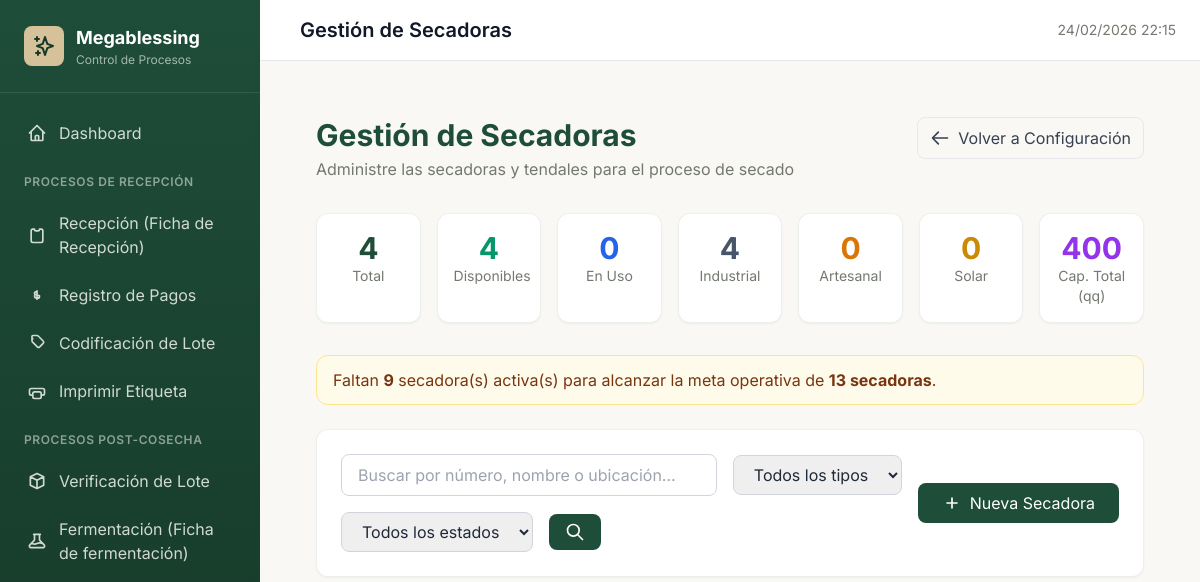
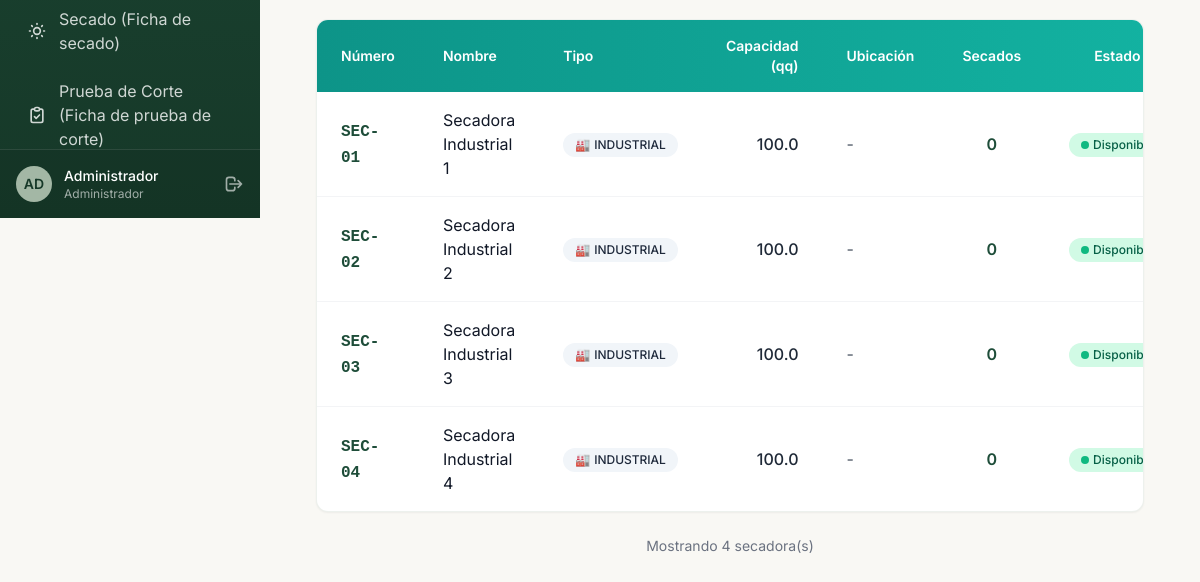
/configuracion/secadoras.php (signed in), run on an earlier commit of the app's database (2 pictures, top to bottom).
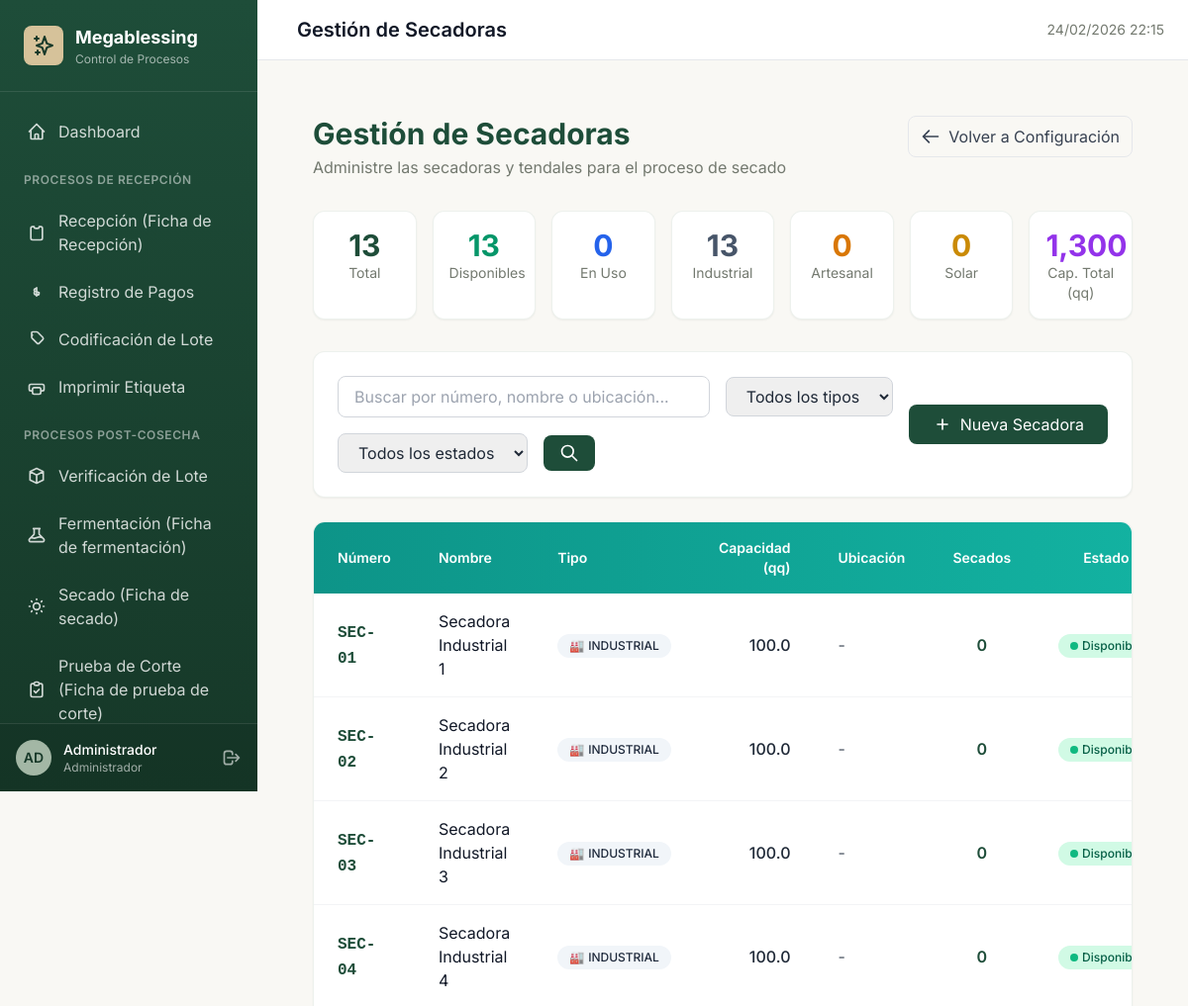
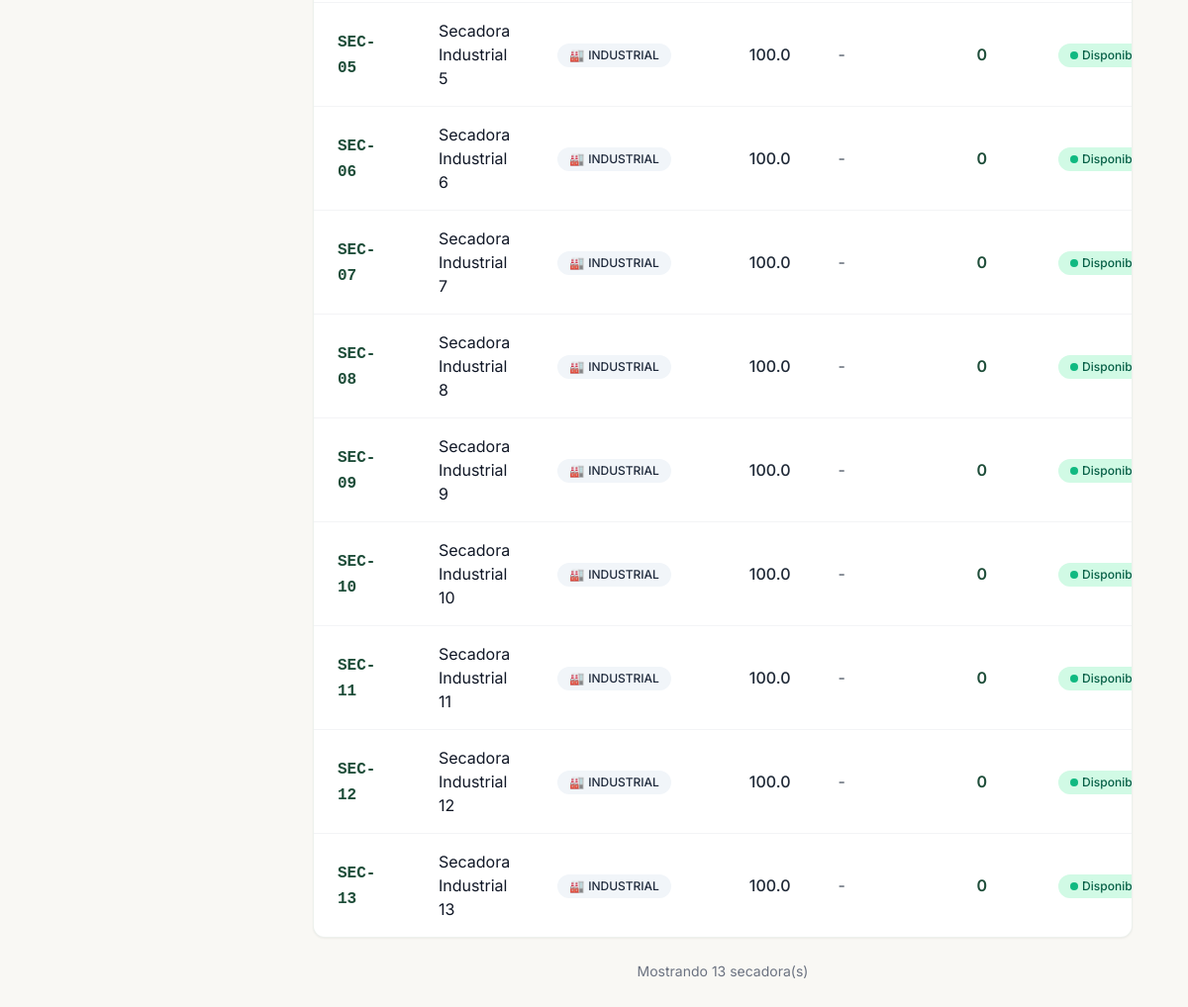
And on a later commit of the database (2 pictures, top to bottom).
### tables this page shows
CREATE TABLE IF NOT EXISTS `roles` (
    `id` INT PRIMARY KEY AUTO_INCREMENT,
    `nombre` VARCHAR(50) NOT NULL,
    `descripcion` TEXT,
    `permisos` JSON,
    `activo` TINYINT(1) DEFAULT 1,
    `created_at` TIMESTAMP DEFAULT CURRENT_TIMESTAMP
);

CREATE TABLE IF NOT EXISTS `secadoras` (
    `id` INT PRIMARY KEY AUTO_INCREMENT,
    `numero` VARCHAR(20) NOT NULL UNIQUE,
    `nombre` VARCHAR(100),
    `capacidad_qq` DECIMAL(10,2),
    `tipo` ENUM('INDUSTRIAL','ARTESANAL','SOLAR') DEFAULT 'INDUSTRIAL',
    `ubicacion` VARCHAR(100),
    `activo` TINYINT(1) DEFAULT 1,
    `created_at` TIMESTAMP DEFAULT CURRENT_TIMESTAMP
);

### core/Auth.php (called while the page is built, shortened)
<?php
class Auth {
    public static function ensureRolesCatalog(): void {
        try {
            $db = Database::getInstance();
            $existingRoles = $db->fetchAll("SELECT id, nombre FROM roles");
        } catch (Throwable $e) {
        }
    }
    public static function check() {
        return isset($_SESSION['logged_in']) && $_SESSION['logged_in'] === true;
    }
    public static function user() {
        return [
            'id' => $_SESSION['user_id'],
            'nombre' => $_SESSION['user_name'],
            'email' => $_SESSION['user_email'],
            'rol' => $_SESSION['user_rol'],
            'rol_id' => $_SESSION['user_rol_id'],
            'permisos' => $_SESSION['user_permisos']
        ];
    }
}

### core/Database.php (called while the page is built, shortened)
<?php
class Database {
    private static $instance = null;
    private $pdo;
    private function __construct() {
        try {
            $dsn = "mysql:host=" . DB_HOST . ";dbname=" . DB_NAME . ";charset=" . DB_CHARSET;
            $options = [
                PDO::ATTR_ERRMODE => PDO::ERRMODE_EXCEPTION,
                PDO::ATTR_DEFAULT_FETCH_MODE => PDO::FETCH_ASSOC,
                PDO::ATTR_EMULATE_PREPARES => false,
            ];
            $this->pdo = new PDO($dsn, DB_USER, DB_PASS, $options);
        } catch (PDOException $e) {
            if (APP_DEBUG) {
                die("Error de conexión: " . $e->getMessage());
            }
            die("Error de conexión a la base de datos");
        }
    }
    public static function getInstance() {
        if (self::$instance === null) {
            self::$instance = new self();
        }
        return self::$instance;
    }
    public function query($sql, $params = []) {
        $stmt = $this->pdo->prepare($sql);
        $stmt->execute($params);
        return $stmt;
    }
    public function fetchAll($sql, $params = []) {
        return $this->query($sql, $params)->fetchAll();
    }
}

### bootstrap.php (called while the page is built, shortened)
<?php
require_once BASE_PATH . '/core/Database.php';
require_once BASE_PATH . '/core/Auth.php';
Auth::ensureRolesCatalog();

### configuracion/secadoras.php (the view, shortened to what the rows shown need)
<?php
require_once __DIR__ . '/../bootstrap.php';
$db = Database::getInstance()->getConnection();
$where = [];
$params = [];
$whereClause = $where ? 'WHERE ' . implode(' AND ', $where) : '';
$stmt = $db->prepare("
    SELECT s.*,
           (SELECT COUNT(*) FROM registros_secado WHERE secadora_id = s.id) as total_secados,
           (SELECT COUNT(*) FROM registros_secado WHERE secadora_id = s.id AND estado = 'EN_PROCESO') as secados_activos
    FROM secadoras s
    $whereClause
    ORDER BY s.activo DESC, s.numero ASC
");
$stmt->execute($params);
$secadoras = $stmt->fetchAll(PDO::FETCH_ASSOC);
$pageTitle = 'Gestión de Secadoras';
?>
<div class="max-w-7xl mx-auto px-4 sm:px-6 lg:px-8 py-8">
    <div class="mb-8 flex flex-col gap-4 md:flex-row md:items-start md:justify-between">
        <div>
            <h1 class="text-3xl font-bold text-primary">Gestión de Secadoras</h1>
        </div>
    </div>
    <div class="bg-white rounded-xl shadow-sm border border-olive/20 overflow-hidden">
        <div class="overflow-x-auto">
            <table class="w-full">
                <thead class="bg-gradient-to-r from-teal-600 to-teal-500 text-white">
                    <tr>
                        <th class="px-6 py-4 text-left text-sm font-semibold">Número</th>
                        <th class="px-6 py-4 text-left text-sm font-semibold">Nombre</th>
                        <th class="px-6 py-4 text-left text-sm font-semibold">Tipo</th>
                        <th class="px-6 py-4 text-right text-sm font-semibold">Capacidad (qq)</th>
                        <th class="px-6 py-4 text-left text-sm font-semibold">Ubicación</th>
                        <th class="px-6 py-4 text-center text-sm font-semibold">Secados</th>
                        <th class="px-6 py-4 text-center text-sm font-semibold">Estado</th>
                    </tr>
                </thead>
                <tbody class="divide-y divide-gray-100">
                    <?php if (empty($secadoras)): ?>
                    <tr>
                        <td colspan="8" class="px-6 py-12 text-center text-gray-500">
                            <svg class="w-16 h-16 mx-auto mb-4 text-gray-300" fill="none" stroke="currentColor" viewBox="0 0 24 24">
                                <path stroke-linecap="round" stroke-linejoin="round" stroke-width="2" d="M12 3v1m0 16v1m9-9h-1M4 12H3m15.364 6.364l-.707-.707M6.343 6.343l-.707-.707m12.728 0l-.707.707M6.343 17.657l-.707.707M16 12a4 4 0 11-8 0 4 4 0 018 0z"/>
                            </svg>
                            <p class="text-lg font-medium">No se encontraron secadoras</p>
                            <p class="text-sm">Agregue una nueva secadora o modifique los filtros</p>
                        </td>
                    </tr>
                    <?php else: ?>
                    <?php foreach ($secadoras as $sec): ?>
                    <?php
                    $enUsoActual = $sec['secados_activos'] > 0;
                    $tipoColors = [
                        'INDUSTRIAL' => 'bg-slate-100 text-slate-800',
                        'ARTESANAL' => 'bg-amber-100 text-amber-800',
                        'SOLAR' => 'bg-yellow-100 text-yellow-800'
                    ];
                    $tipoIcons = [
                        'INDUSTRIAL' => '🏭',
                        'ARTESANAL' => '🧺',
                        'SOLAR' => '☀️'
                    ];
                    ?>
                    <tr class="hover:bg-ivory-white/50 transition-colors <?= !$sec['activo'] ? 'opacity-60' : '' ?>">
                        <td class="px-6 py-4">
                            <span class="font-mono font-semibold text-primary"><?= htmlspecialchars($sec['numero']) ?></span>
                        </td>
                        <td class="px-6 py-4 text-gray-900">
                            <?= htmlspecialchars($sec['nombre'] ?: '-') ?>
                        </td>
                        <td class="px-6 py-4">
                            <span class="inline-flex items-center gap-1 px-3 py-1 rounded-full text-xs font-medium <?= $tipoColors[$sec['tipo']] ?? 'bg-gray-100 text-gray-800' ?>">
                                <span><?= $tipoIcons[$sec['tipo']] ?? '' ?></span>
                                <?= htmlspecialchars($sec['tipo']) ?>
                            </span>
                        </td>
                        <td class="px-6 py-4 text-right font-medium">
                            <?= $sec['capacidad_qq'] ? number_format($sec['capacidad_qq'], 1) : '-' ?>
                        </td>
                        <td class="px-6 py-4 text-gray-600 truncate max-w-xs" title="<?= htmlspecialchars($sec['ubicacion'] ?? '') ?>">
                            <?= htmlspecialchars($sec['ubicacion'] ?: '-') ?>
                        </td>
                        <td class="px-6 py-4 text-center">
                            <div class="flex flex-col items-center">
                                <span class="font-semibold text-primary"><?= number_format($sec['total_secados']) ?></span>
                            </div>
                        </td>
                        <td class="px-6 py-4 text-center">
                            <?php if ($enUsoActual): ?>
                            <span class="inline-flex items-center gap-1 px-3 py-1 rounded-full text-xs font-medium bg-blue-100 text-blue-800">
                                <span class="w-2 h-2 rounded-full bg-blue-500 animate-pulse"></span>
                                En Uso
                            </span>
                            <?php else: ?>
                            <button onclick="toggleEstado(<?= $sec['id'] ?>)"
                                    class="inline-flex items-center gap-1 px-3 py-1 rounded-full text-xs font-medium transition-colors
                                           <?= $sec['activo'] ? 'bg-emerald-100 text-emerald-800 hover:bg-emerald-200' : 'bg-red-100 text-red-800 hover:bg-red-200' ?>">
                                <span class="w-2 h-2 rounded-full <?= $sec['activo'] ? 'bg-emerald-500' : 'bg-red-500' ?>"></span>
                                <?= $sec['activo'] ? 'Disponible' : 'Inactiva' ?>
                            </button>
                            <?php endif; ?>
                        </td>
                    </tr>
                    <?php endforeach; ?>
                    <?php endif; ?>
                </tbody>
            </table>
        </div>
    </div>
</div>
<?php
$content = ob_get_clean();
include __DIR__ . '/../templates/layouts/main.php';
?>

### templates/layouts/main.php (shortened to what the rows shown need)
<?php
$currentUser = Auth::user();
$assetVersion = static function (string $path): string {
    $mtime = @filemtime($path);
    return $mtime !== false ? (string) $mtime : date('YmdHis');
};
$cssVersion = $assetVersion(__DIR__ . '/../../assets/css/app.css');
?>
<!DOCTYPE html>
<html lang="es">
<head>
    <script src="https://cdn.tailwindcss.com"></script>
    <link rel="stylesheet" href="<?= APP_URL ?>/assets/css/app.css?v=<?= $cssVersion ?>">
</head>
<body class="bg-ivory min-h-screen">
    <aside class="sidebar">
        <div class="sidebar-logo">
            <div class="flex items-center space-x-3">
                <div>
                    <h1 class="text-white font-bold text-lg">Megablessing</h1>
                </div>
            </div>
        </div>
        <div class="sidebar-user">
            <div class="flex items-center justify-between">
                <div class="flex items-center space-x-3">
                    <div class="w-9 h-9 bg-olive rounded-full flex items-center justify-center">
                        <span class="text-primary-dark font-semibold text-sm">
                            <?= strtoupper(substr($currentUser['nombre'], 0, 2)) ?>
                        </span>
                    </div>
                    <div>
                        <p class="text-white text-sm font-medium"><?= htmlspecialchars($currentUser['nombre']) ?></p>
                        <p class="text-white/60 text-xs"><?= htmlspecialchars($currentUser['rol']) ?></p>
                    </div>
                </div>
            </div>
        </div>
    </aside>
    <main class="main-content">
        <header class="header">
            <div class="flex items-center space-x-4">
                <div>
                    <h1 class="text-xl font-semibold text-gray-900"><?= $pageTitle ?? 'Dashboard' ?></h1>
                </div>
            </div>
        </header>
        <div class="p-6">
            <?= $content ?? '' ?>
        </div>
    </main>
</body>
</html>

What changed in the data, as far as the page shows it:
added secadoras: numero "SEC-05", nombre "Secadora Industrial 5", tipo "🏭", tipo "INDUSTRIAL", capacidad_qq "100.0", ubicacion "-", total_secados "0", activo 1 (drawn)
added secadoras: numero "SEC-06", nombre "Secadora Industrial 6", tipo "🏭", tipo "INDUSTRIAL", capacidad_qq "100.0", ubicacion "-", total_secados "0", activo 1 (drawn)
added secadoras: numero "SEC-07", nombre "Secadora Industrial 7", tipo "🏭", tipo "INDUSTRIAL", capacidad_qq "100.0", ubicacion "-", total_secados "0", activo 1 (drawn)
added secadoras: numero "SEC-08", nombre "Secadora Industrial 8", tipo "🏭", tipo "INDUSTRIAL", capacidad_qq "100.0", ubicacion "-", total_secados "0", activo 1 (drawn)
added secadoras: numero "SEC-09", nombre "Secadora Industrial 9", tipo "🏭", tipo "INDUSTRIAL", capacidad_qq "100.0", ubicacion "-", total_secados "0", activo 1 (drawn)
added secadoras: numero "SEC-10", nombre "Secadora Industrial 10", tipo "🏭", tipo "INDUSTRIAL", capacidad_qq "100.0", ubicacion "-", total_secados "0", activo 1 (drawn)
added secadoras: numero "SEC-11", nombre "Secadora Industrial 11", tipo "🏭", tipo "INDUSTRIAL", capacidad_qq "100.0", ubicacion "-", total_secados "0", activo 1 (drawn)
added secadoras: numero "SEC-12", nombre "Secadora Industrial 12", tipo "🏭", tipo "INDUSTRIAL", capacidad_qq "100.0", ubicacion "-", total_secados "0", activo 1 (drawn)
added secadoras: numero "SEC-13", nombre "Secadora Industrial 13", tipo "🏭", tipo "INDUSTRIAL", capacidad_qq "100.0", ubicacion "-", total_secados "0", activo 1 (drawn)
Also different on the page:
$stats['total']: "4" → "13"
$stats['activos']: "4" → "13"
$stats['industrial']: "4" → "13"
$stats['capacidad_total']: "400" → "1,300"
count($secadoras): "4" → "13"
$faltantesSecadoras: "9" → (not shown)
text no longer shown: "Faltan secadora(s) activa(s) para alcanzar la meta operativa de 13 secadoras ."
